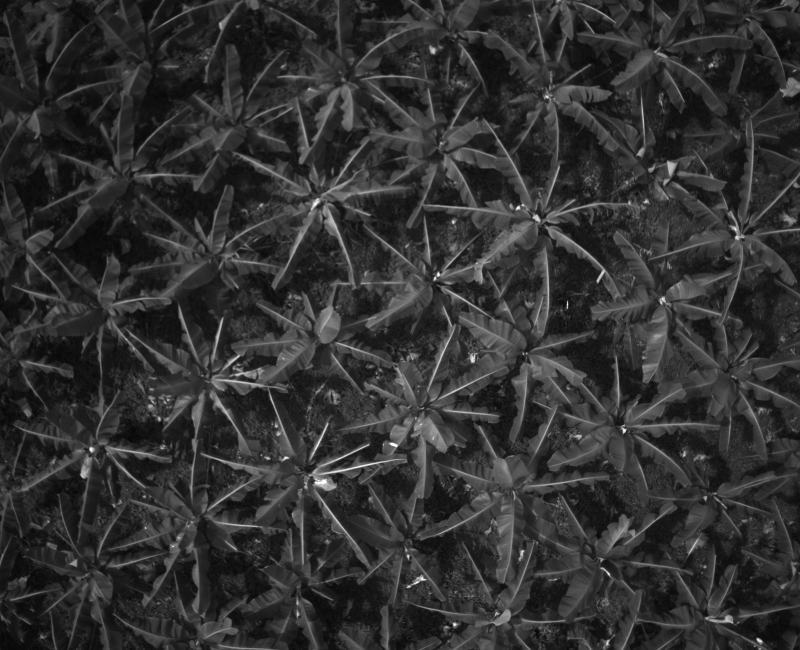
#> input picture data/fotos/DJI_0051.TIF, 1600 x 1300 px (shown at 1/2 size)
$ jupyter execute --allow-errors Drone_Alex_rotarion.ipynb
#> lines starting #> are read from the running program, lines starting #| are printed output that depends on the picture; long printed decimals are rounded
Código para la creación de imagen tiff con metadatos de drone

[cell 1]
from PIL import Image
from PIL.TiffTags import TAGS
import re
import rasterio

# %Crear Dicciónario de metadata de las imágenes %

[cell 2]
# Nombre de la imagen

imagen = "./data/fotos/DJI_0051.TIF"

n_imagen = imagen.split("/")[-1]
n_imagen = n_imagen.split(".")[0]
n_imagen

[cell 3]
# obtenemos la imagen .tif

img = Image.open(imagen)
#> img is the input picture: PIL image 1600x1300 I;16; min 4928, max 65280, mean 16644.5
# obtenemos los Tags de la metadata y se almacenan en un diccionario
meta_dict = {TAGS[key]: img.tag[key] for key in img.tag_v2}
#> meta_dict = 20 items
# Se imprime el diccionario para obtener la composición de los datos
# for rec in meta_dict:
#     print(rec, ":", meta_dict[rec])

# Extraemos el indicador xmp
p = meta_dict.get("XMP")
s = p.decode("UTF-8")
# dividimos por el salto de linea y obtenemos una lista
div = s.split("\n")
#> div = 154 items

#eliminamos los espacios vacios

for ind,recorrido in enumerate(div):
    div[ind]=recorrido.strip()
#> this loop made 154 passes
#> recorrido on passes 2, 13, 14: '<x:xmpmeta xmlns:x="adobe:ns:meta/">', '   xmp:ModifyDate="2022-11-29"', '   xmp:CreateDate="2022-11-29"'
usar = div[17]
#> usar = 'drone-dji:AbsoluteAltitude="+56.59"'

result = re.search(":(.*)=", div[17])
result.group(1)

result2 = re.search("\"(.*)\"", div[17])
result2.group(1)

metadiccionario = {}
for ind,recorrido in enumerate(div):
    try:
        metadiccionario[re.search(":(.*)=", div[ind]).group(1)] = re.search("\"(.*)\"", div[ind]).group(1)
    except:
        pass
#> this loop made 154 passes
#> recorrido on passes 2, 7, 13: '<x:xmpmeta xmlns:x="adobe:ns:meta/">', 'xmlns:xmp="http://ns.adobe.com/xap/1.0/"', 'xmp:ModifyDate="2022-11-29"'
#> after the loop, metadiccionario = 64 items

metadiccionario = {}
for ind,recorrido in enumerate(div):
    try:
        metadiccionario[re.search(":(.*)=", div[ind]).group(1)] = re.search("\"(.*)\"", div[ind]).group(1)
    except:
        pass

print(metadiccionario)
#> (printed output is left out)

## *Extracción de los datos significativos de la metadata*

[cell 4]
centro_x = float(metadiccionario["CalibratedOpticalCenterX"])
#> centro_x = 800
centro_y = float(metadiccionario["CalibratedOpticalCenterY"])
#> centro_y = 650
altura_vuelo = float(metadiccionario["RelativeAltitude"])
#> altura_vuelo = 19.8
distancia_focal = float(metadiccionario["CalibratedFocalLength"])
#> distancia_focal = 1913.3
angulo_giro = float(metadiccionario["GimbalYawDegree"])
#> angulo_giro = -84.9
latitud = float(metadiccionario["GpsLatitude"])
#> latitud = 10.55
longitud = float(metadiccionario["GpsLongitude"])
#> longitud = -74.22

#print(float(metadiccionario["GimbalYawDegree"]))

#Se calcula la resolución en metros por pixel.
#Es decir, a cuantos metros equivale un pixel
resolucion = altura_vuelo/distancia_focal
#> resolucion = 0.0103
print(f"Resolución = {resolucion}")
#| Resolución = 0.01035

#rotado=img.rotate(math.degrees(float(metadiccionario["GimbalYawDegree"])))

### Se utiliza la rotación para crear nuevas imágenes y se abren en otra variable(Temporal)
Proyectividad: Reemplaza la misma imágen de entrada con la rotación correspondiente para que la imágen quede geoposicionadamente con el mismo nombre

Image.rotate(angle, resample=Resampling.NEAREST, expand=0, center=None, translate=None, fillcolor=None)[source]

- Angle= angulo
- Expand = Hace la imágen mas grande para que cuando gira no se corta
- fillCollor = Rellena con cualquier color la función

[cell 5]
# Utilizamos en angulo que se usa
rotado = img.rotate(
    (float(metadiccionario["GimbalYawDegree"]))*-1, expand=True)
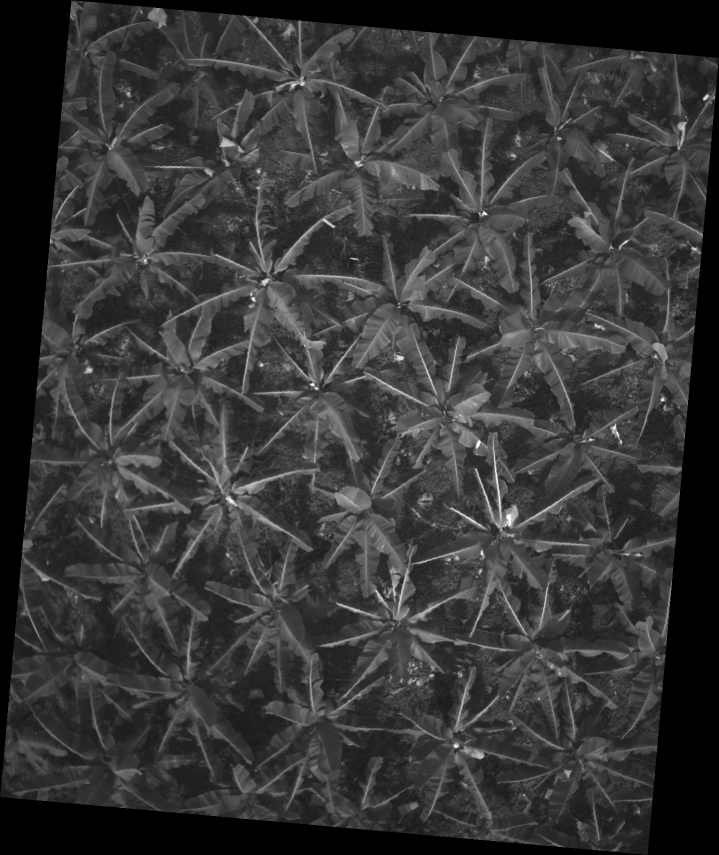
#> rotado: PIL image 1438x1710 I;16 (shown at 1/2 size); min 0, max 65280, mean 14079.1; drawn with min black and max white
# Guardamos con el nombre el nuevo .TIF con el imágen rotada
rotado.save("data/rotado_"+n_imagen+".tif")
imagen2 = "data/rotado_"+n_imagen+".tif"

#> (a cell that did not finish here is left out)

Cálculo de las coordenadas de las esquinas la imagen

Se divide entre 111111 para convertir los metros en grados. Esto se debe a que 1 grado de longitud o latitud en el ecuador es aproximadamente 111.111 km de ancho. Dado que la longitud y la latitud son medidas en grados, se debe convertir el tamaño de los píxeles en metros a grados para poder calcular las coordenadas extremas en grados.
Donde el ancho de la imagen en metros se divide entre la distancia en metros por grado para obtener la diferencia en grados. El factor 111111 es una aproximación, ya que la distancia en metros por grado varía según la latitud. Sin embargo, esta aproximación es suficiente para una precisión razonable.

Es importante tener en cuenta que esta conversión solo es válida para latitudes cercanas al ecuador, ya que la distancia en metros por grado varía según la latitud.

[cell 7]
# Se geoposiciona la imágen y ahora
# Calcular las coordenadas de los extremos en metros
min_lon = float(metadiccionario["GpsLongitude"]) - (
    float(metadiccionario["CalibratedOpticalCenterX"]) * resolucion) / 111111
#> min_lon = -74.22
max_lon = float(metadiccionario["GpsLongitude"]) + (
    float(metadiccionario["CalibratedOpticalCenterX"]) * resolucion) / 111111
#> max_lon = -74.22
min_lat = float(metadiccionario["GpsLatitude"]) - (
    float(metadiccionario["CalibratedOpticalCenterY"]) * resolucion) / 111111
#> min_lat = 10.55
max_lat = float(metadiccionario["GpsLatitude"]) + (
    float(metadiccionario["CalibratedOpticalCenterY"]) * resolucion) / 111111
#> max_lat = 10.55
print(min_lon, max_lon, min_lat, max_lat)
#| -74.220 -74.220 10.552 10.552

#> (the rest of this cell did not finish here and is left out)


$ run again, with data/fotos/DJI_0011.TIF copied over data/fotos/DJI_0051.TIF
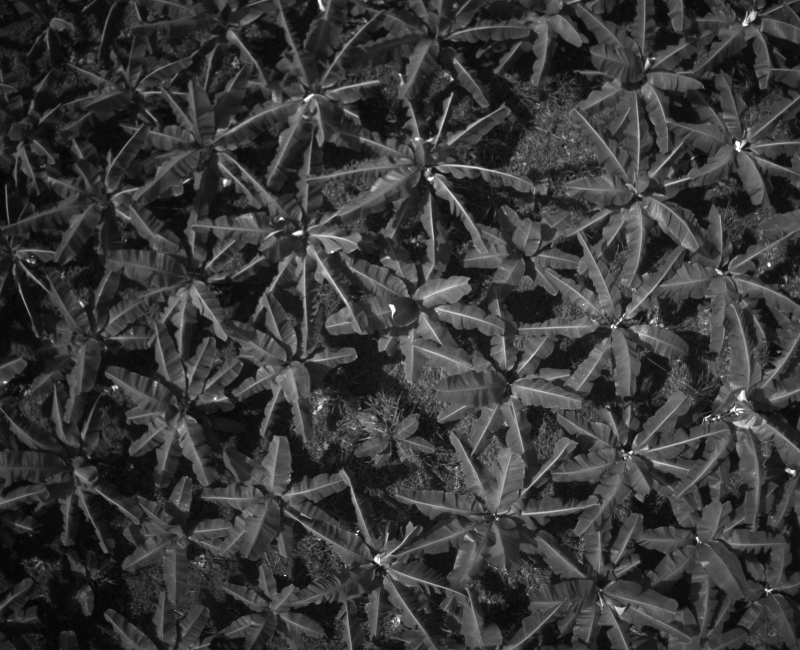
#> input picture data/fotos/DJI_0011.TIF, 1600 x 1300 px (shown at 1/2 size)
#> img is the input picture: PIL image 1600x1300 I;16; min 5440, max 65408, mean 19005.3
#> meta_dict = 20 items
#> div = 154 items
#> the loop `for ind,recorrido in enumerate(div):` made 154 passes
#> recorrido on passes 2, 13, 14: '<x:xmpmeta xmlns:x="adobe:ns:meta/">', '   xmp:ModifyDate="2022-11-29"', '   xmp:CreateDate="2022-11-29"'
#> usar = 'drone-dji:AbsoluteAltitude="+51.64"'
#> the loop `for ind,recorrido in enumerate(div):` made 154 passes
#> recorrido on passes 2, 7, 13: '<x:xmpmeta xmlns:x="adobe:ns:meta/">', 'xmlns:xmp="http://ns.adobe.com/xap/1.0/"', 'xmp:ModifyDate="2022-11-29"'
#> after the loop `for ind,recorrido in enumerate(div):`: metadiccionario = 64 items
#> (printed output is left out)
#> centro_x = 800
#> centro_y = 650
#> altura_vuelo = 19.98
#> distancia_focal = 1913.3
#> angulo_giro = -85.1
#> latitud = 10.55
#> longitud = -74.22
#> resolucion = 0.0104
#| Resolución = 0.01044
#> `rotado = img.rotate( (float(metadiccionario["GimbalYawDegree"]))*-1, e..`:
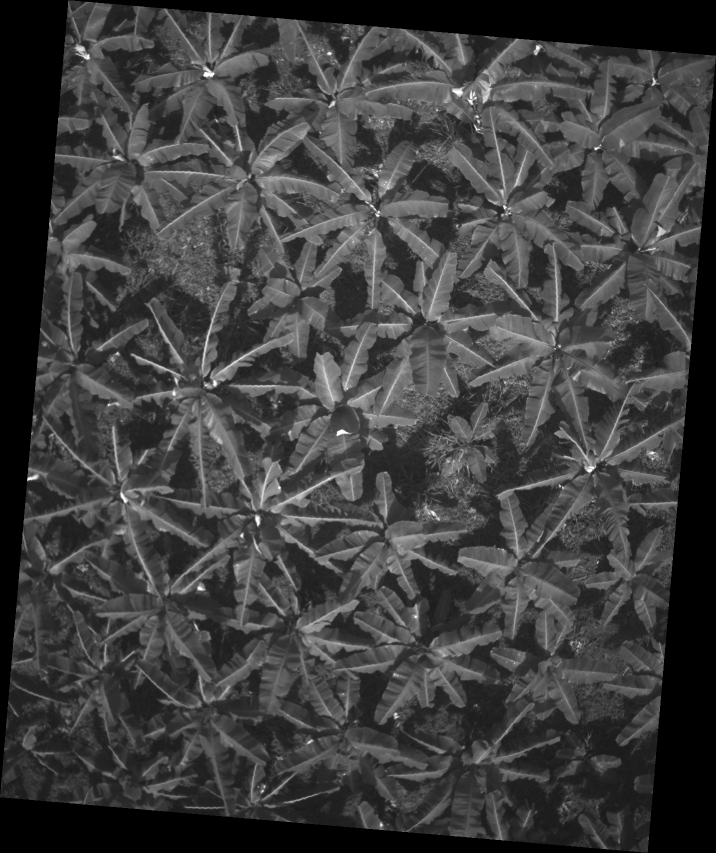
#> rotado: PIL image 1432x1706 I;16 (shown at 1/2 size); min 0, max 65408, mean 16181.4; drawn with min black and max white
#> min_lon = -74.22
#> min_lat = 10.55
#| -74.220 -74.220 10.551 10.551

$ run again, with data/fotos/DJI_0012.TIF copied over data/fotos/DJI_0051.TIF
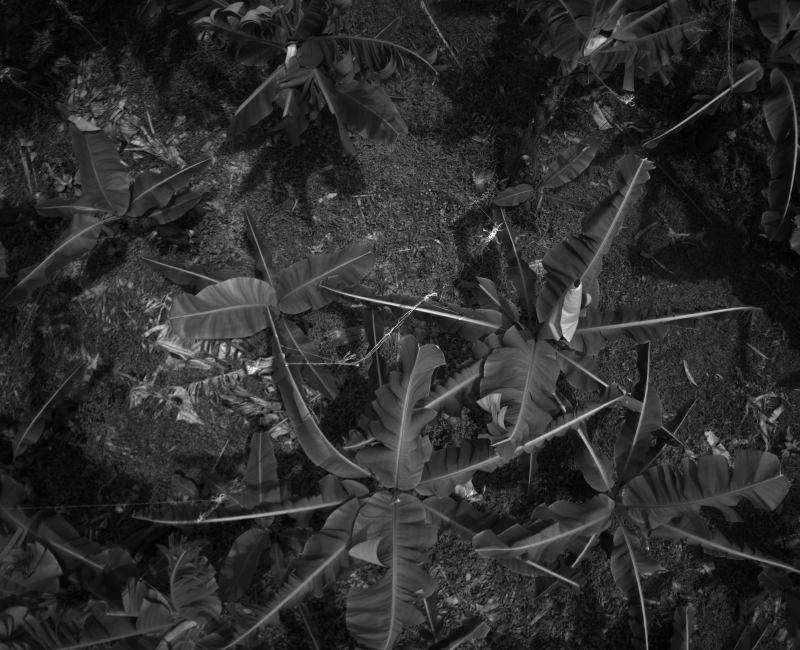
#> input picture data/fotos/DJI_0012.TIF, 1600 x 1300 px (shown at 1/2 size)
#> img is the input picture: PIL image 1600x1300 I;16; min 4544, max 64576, mean 15261.6
#> meta_dict = 20 items
#> div = 153 items
#> the loop `for ind,recorrido in enumerate(div):` made 153 passes
#> recorrido on passes 2, 13, 14: '<x:xmpmeta xmlns:x="adobe:ns:meta/">', '   xmp:ModifyDate="2022-09-20"', '   xmp:CreateDate="2022-09-20"'
#> usar = 'drone-dji:AbsoluteAltitude="+49.16"'
#> the loop `for ind,recorrido in enumerate(div):` made 153 passes
#> recorrido on passes 2, 7, 13: '<x:xmpmeta xmlns:x="adobe:ns:meta/">', 'xmlns:xmp="http://ns.adobe.com/xap/1.0/"', 'xmp:ModifyDate="2022-09-20"'
#> after the loop `for ind,recorrido in enumerate(div):`: metadiccionario = 63 items
#> (printed output is left out)
#> centro_x = 800
#> centro_y = 650
#> altura_vuelo = 14.6
#> distancia_focal = 1913.3
#> angulo_giro = 101.1
#> latitud = 10.58
#> longitud = -74.23
#> resolucion = 0.00763
#| Resolución = 0.007631
#> `rotado = img.rotate( (float(metadiccionario["GimbalYawDegree"]))*-1, e..`:
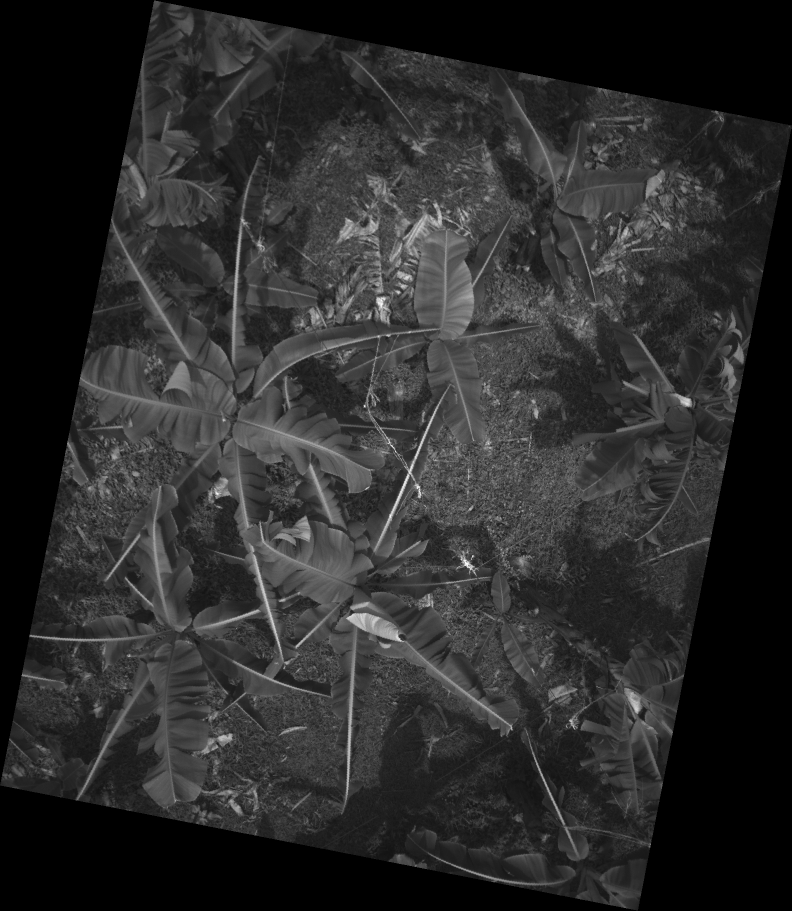
#> rotado: PIL image 1584x1822 I;16 (shown at 1/2 size); min 0, max 64576, mean 10999.6; drawn with min black and max white
#> min_lon = -74.23
#> min_lat = 10.58
#| -74.230 -74.230 10.582 10.582

$ run again, with data/fotos/DJI_0013.TIF copied over data/fotos/DJI_0051.TIF
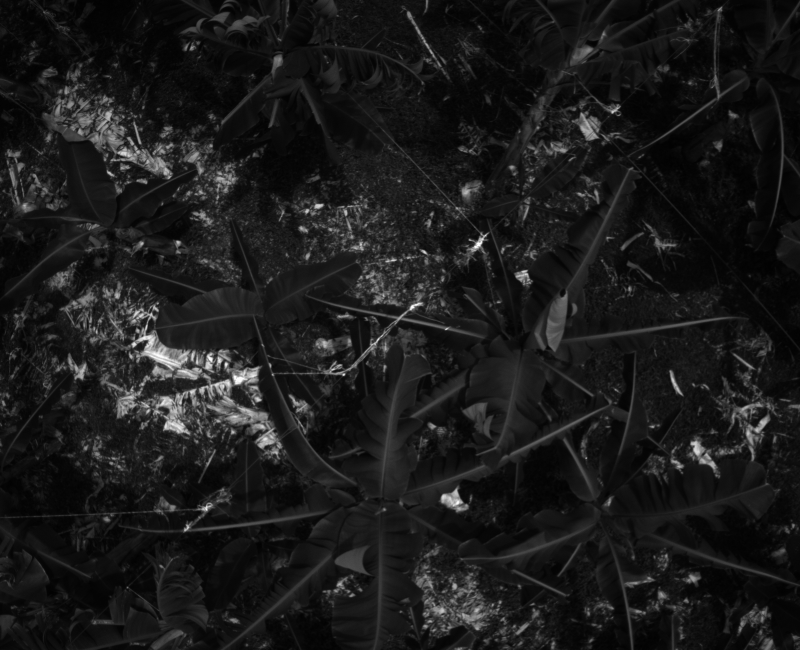
#> input picture data/fotos/DJI_0013.TIF, 1600 x 1300 px (shown at 1/2 size)
#> img is the input picture: PIL image 1600x1300 I;16; min 4096, max 64448, mean 10456.8
#> meta_dict = 20 items
#> div = 153 items
#> the loop `for ind,recorrido in enumerate(div):` made 153 passes
#> recorrido on passes 2, 13, 14: '<x:xmpmeta xmlns:x="adobe:ns:meta/">', '   xmp:ModifyDate="2022-09-20"', '   xmp:CreateDate="2022-09-20"'
#> usar = 'drone-dji:AbsoluteAltitude="+49.14"'
#> the loop `for ind,recorrido in enumerate(div):` made 153 passes
#> recorrido on passes 2, 7, 13: '<x:xmpmeta xmlns:x="adobe:ns:meta/">', 'xmlns:xmp="http://ns.adobe.com/xap/1.0/"', 'xmp:ModifyDate="2022-09-20"'
#> after the loop `for ind,recorrido in enumerate(div):`: metadiccionario = 63 items
#> (printed output is left out)
#> centro_x = 800
#> centro_y = 650
#> altura_vuelo = 14.6
#> distancia_focal = 1913.3
#> angulo_giro = 101.1
#> latitud = 10.58
#> longitud = -74.23
#> resolucion = 0.00763
#| Resolución = 0.007631
#> `rotado = img.rotate( (float(metadiccionario["GimbalYawDegree"]))*-1, e..`:
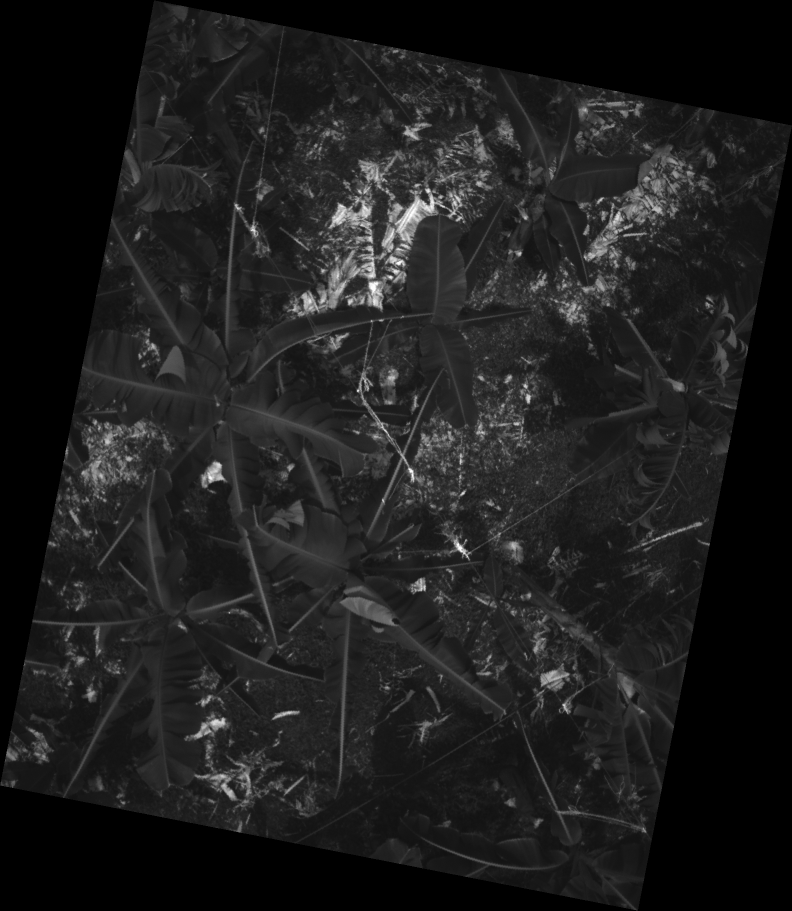
#> rotado: PIL image 1584x1822 I;16 (shown at 1/2 size); min 0, max 64448, mean 7536.6; drawn with min black and max white
#> min_lon = -74.23
#> min_lat = 10.58
#| -74.230 -74.230 10.582 10.582
